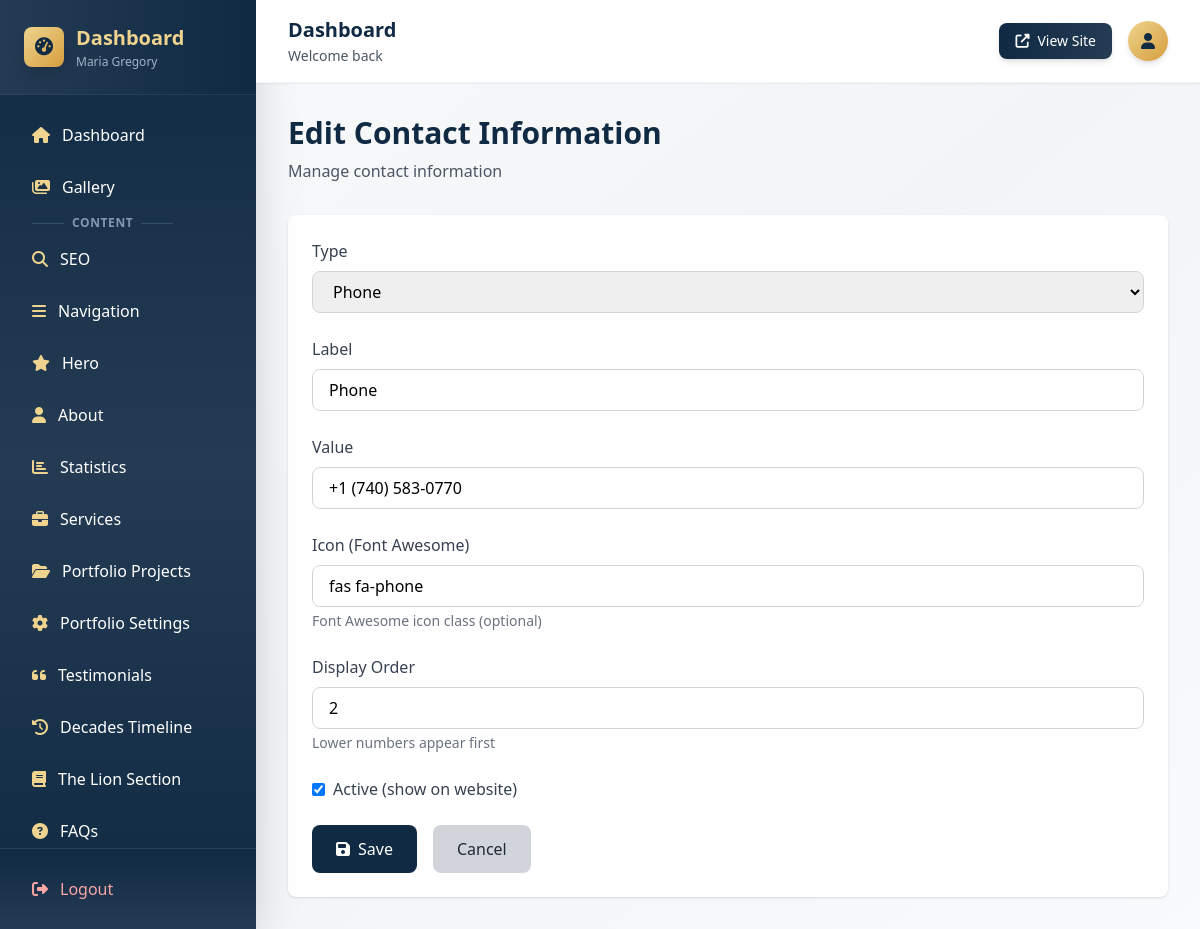
The app's page /dashboard/contact-info/8/ (signed in) with its own data.
### myApp/models.py (models this page shows, shortened)
class ContactInfo(models.Model):
    TYPE_CHOICES = [
        ('email', 'Email'),
        ('phone', 'Phone'),
        ('address', 'Address'),
        ('hours', 'Business Hours'),
        ('other', 'Other'),
    ]
    type = models.CharField(max_length=20, choices=TYPE_CHOICES, default='other')
    label = models.CharField(max_length=200)
    value = models.CharField(max_length=500)
    icon = models.CharField(max_length=100, blank=True)
    sort_order = models.IntegerField(default=0)
    is_active = models.BooleanField(default=True)
    created_at = models.DateTimeField(auto_now_add=True)
    class Meta:
        ordering = ['sort_order', 'id']
        verbose_name = "Contact Info"
        verbose_name_plural = "Contact Info"

### myApp/dashboard_views.py (the view, shortened to what this page needs)
# urls.py: path('contact-info/<int:info_id>/', dashboard_views.contact_info_edit, name='contact_info_edit'),
@login_required
def contact_info_edit(request, info_id=None):
    if info_id:
        info = get_object_or_404(ContactInfo, id=info_id)
    else:
        info = ContactInfo()
    context = {'info': info}
    return render(request, 'dashboard/contact_info_edit.html', context)

### myApp/templates/dashboard/contact_info_edit.html (shortened to what this page needs)
{% extends "dashboard/base.html" %}
{% block content %}
<div class="mb-8">
    <h1 class="text-3xl font-bold text-navy-900 mb-2">{% if info.id %}Edit{% else %}Add{% endif %} Contact Information</h1>
    <p class="text-gray-600">Manage contact information</p>
</div>
<form method="post" class="bg-white rounded-lg shadow p-6">
    <div class="mb-6">
        <label class="block text-gray-700 font-medium mb-2">Type</label>
        <select name="type" class="w-full px-4 py-2 border border-gray-300 rounded-lg focus:ring-2 focus:ring-navy-500">
            <option value="phone" {% if info.type == 'phone' %}selected{% endif %}>Phone</option>
        </select>
    </div>
    <div class="mb-6">
        <label class="block text-gray-700 font-medium mb-2">Label</label>
        <input type="text" name="label" value="{{ info.label|default:'' }}" class="w-full px-4 py-2 border border-gray-300 rounded-lg focus:ring-2 focus:ring-navy-500" required placeholder="e.g., Email Address">
    </div>
    <div class="mb-6">
        <label class="block text-gray-700 font-medium mb-2">Value</label>
        <input type="text" name="value" value="{{ info.value|default:'' }}" class="w-full px-4 py-2 border border-gray-300 rounded-lg focus:ring-2 focus:ring-navy-500" required placeholder="e.g., info@example.com">
    </div>
    <div class="mb-6">
        <label class="block text-gray-700 font-medium mb-2">Icon (Font Awesome)</label>
        <input type="text" name="icon" value="{{ info.icon|default:'' }}" class="w-full px-4 py-2 border border-gray-300 rounded-lg focus:ring-2 focus:ring-navy-500" placeholder="e.g., fas fa-envelope">
        <p class="text-sm text-gray-500 mt-1">Font Awesome icon class (optional)</p>
    </div>
    <div class="mb-6">
        <label class="block text-gray-700 font-medium mb-2">Display Order</label>
        <input type="number" name="sort_order" value="{{ info.sort_order|default:0 }}" class="w-full px-4 py-2 border border-gray-300 rounded-lg focus:ring-2 focus:ring-navy-500">
        <p class="text-sm text-gray-500 mt-1">Lower numbers appear first</p>
    </div>
    <div class="mb-6">
        <label class="flex items-center">
            <input type="checkbox" name="is_active" {% if info.is_active or not info.id %}checked{% endif %} class="mr-2">
            <span class="text-gray-700 font-medium">Active (show on website)</span>
        </label>
    </div>
    <div class="flex gap-4">
        <button type="submit" class="bg-navy-900 hover:bg-navy-800 text-white px-6 py-3 rounded-lg transition-colors">
            <i class="fas fa-save mr-2"></i>Save
        </button>
        <a href="{% url 'dashboard:contact_info_list' %}" class="bg-gray-300 hover:bg-gray-400 text-gray-800 px-6 py-3 rounded-lg transition-colors">
            Cancel
        </a>
    </div>
</form>
{% endblock %}

### records on screen
ContactInfo: type "Phone", label "Phone", value "+1 (740) 583-0770", icon "fas fa-phone", sort_order "2", is_active "☑"
